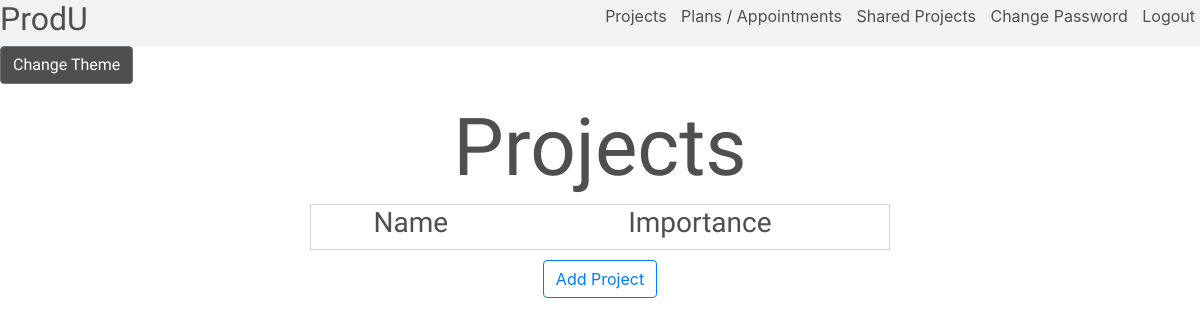
/projects (signed in), run on an earlier commit of the app's database.
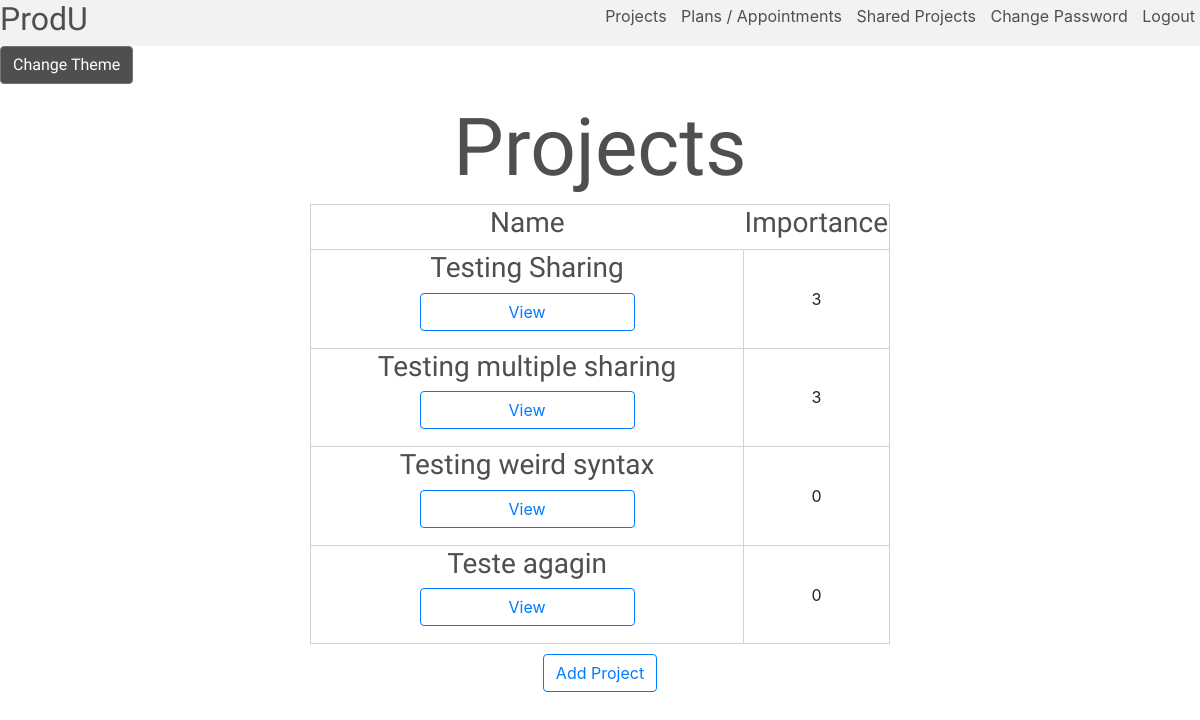
And on a later commit of the database.
### tables this page shows
CREATE TABLE projects (
id INTEGER PRIMARY KEY,
user_id INTEGER NOT NULL,
visible_ids TEXT,
name TEXT NOT NULL,
importance INTEGER NOT NULL,
FOREIGN KEY (user_id) REFERENCES users(id)
);

### app.py (the view, shortened to what this page needs)
@app.route("/projects", methods = ["GET", "POST"])
@login_required
def projects():
    session["commentopen"] = None
    if request.method == "GET":
        projects = db.execute("SELECT * FROM projects WHERE user_id = :user_id ORDER BY importance DESC", user_id = session["user_id"])
        print(projects)
        return render_template("projects.html", projects = projects)

### app.py (called while the page is built)
def login_required(f):
    @wraps(f)
    def decorated_function(*args, **kwargs):
        if session.get("user_id") is None:
            return redirect("/login")
        return f(*args, **kwargs)
    return decorated_function

### templates/projects.html (shortened to what this page needs)
{% extends "layout.html" %}
{% block body %}
    <h1>Projects</h1>
    <div id = "disp">
        <table style="text-align: center !important">
            <th><h3>Name</h3></th>
            <th><h3>Importance</h3></th>
            {% for project in projects %}
                <tr>
                    <td style="width: 80%;">
                        <h3>{{project["name"]}}</h3>
                        <form action="/viewproject", method = "post">
                            <button type="submit" class="btn btn-outline-primary" value = {{ project["id"] }} style = "width: 50%;">View</button>
                        </form>
                    </td>
                    <td> {{ project["importance"] }} </td>
                </tr>
            {% endfor %}
        </table>
    </div>
    <button type="button" class="btn btn-outline-primary formelem" id = "addplan" style = "margin-top: 10px;">Add Project</button>
{% endblock %}

What changed in the data, as far as the page shows it:
added projects: name "Testing Sharing", {{ project["id"] }} 4 (drawn), importance "3"
added projects: name "Testing multiple sharing", {{ project["id"] }} 5 (drawn), importance "3"
added projects: name "Testing weird syntax", {{ project["id"] }} 6 (drawn), importance "0"
added projects: name "Teste agagin", {{ project["id"] }} 7 (drawn), importance "0"
